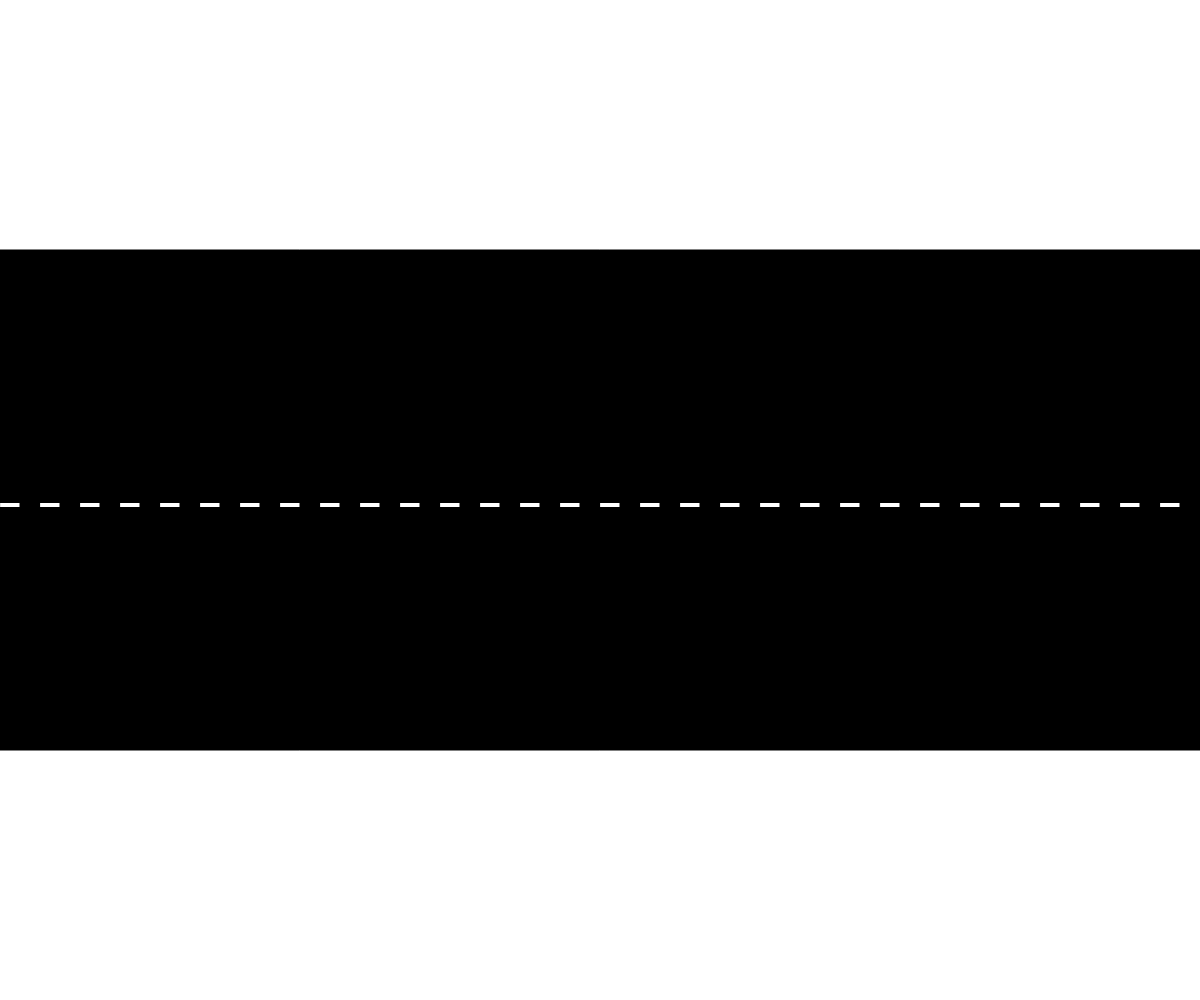
Frame 1 (no input)
Frame 60 (no input): identical to frame 1, image omitted
Frame 120 (the mouse pressed at the canvas centre since frame 60): identical to frame 1, image omitted

The p5.js sketch that drew this single still picture (run headless with seeded random() and noise() and a simulated clock; from frame 60 on, the mouse is pressed at the canvas centre):

// p5.js sketch
// ── sketch.js
// Traffic Simulation Assignment
// Hyunjin Wang
// 10/20/2026

let eastbound = [];
let westbound = [];
let type;


async function setup() {
  createCanvas(windowWidth, windowHeight);
  
}

function draw() {
  background(255);
  drawRoad();
  for(n of eastbound){
    n.action();
  }
  for(l of westbound){
    
  }
}

function drawRoad() {
  let x = 0;
  fill(0);
  rect(0, height / 2 - 250, width, 500);
  fill(255);
  for (let i = 0; i < width; i += 20) {
    rect(x, height / 2 + 2.5, 20, 5);
    x = x + 40;
  }
}

function mousePressed() {

  if (mouseButton.left) {
    console.log("east");
    eastbound.push(new Car(0, random(height /2, height +260)));
    westbound.push(new Car(0, random(height /2 - 250, height - 740)));
  }

  if (mouseButton.center) {
    eastbound.pop();
    westbound.pop();
  }
}


class Car {

  constructor(x, y) {
    this.x = x; this.y = y;
    // this.cWidth = 20; this.cHeight = 5;
    // this.tWidth = 30; this.tHeight = 20;
    this.c = color(random(255), random(255), random(255));

    this.xTime = 0; this.xSpeed = 0.5;
    this.timeShift = 1; this.maxSpeed = 1;

    this.direction = 0;
    this.type = round(random(0,1));
  }

  display() {
    

    if (this.type === 0) {
      fill(255);
      rect(this.x + 10, this.y - 10, 35, 20);
      rect(this.x + 105, this.y - 10, 35, 20);
      rect(this.x + 10, this.y + 50, 35, 20);
      rect(this.x + 105, this.y + 50, 35, 20);
      rect(this.x, this.y, 150, 60);

    }
    if (this.type === 1) {
      rect(this.y + 10, this.y - 10, 35, 20);
      rect(this.y + 105, this.y - 10, 35, 20);
      rect(this.y + 10, this.y + 50, 35, 20);
      rect(this.y + 105, this.y + 50, 35, 20);
      rect(this.x, this.y, 150, 60);
    }

  }

  move() {
    if (this.direction === 0) {
      this.x += this.xSpeed;
    }

    if (this.direction === 1) {
      this.x -= this.xSpeed;
    }
  }

  speedUp() {

  }

  speedDown() {

  }

  changeColor() {
    fill(this.c);
  }

  action() {
    this.move();
    this.display();
  }
}
